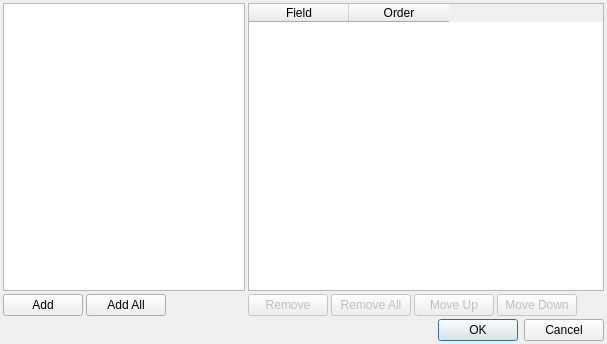
<ui version="4.0" >
 <class>Sorter</class>
 <widget class="QWidget" name="Sorter" >
  <property name="geometry" >
   <rect>
    <x>0</x>
    <y>0</y>
    <width>607</width>
    <height>344</height>
   </rect>
  </property>
  <property name="windowTitle" >
   <string>Table Sorter</string>
  </property>
  <layout class="QGridLayout" >
   <property name="margin" >
    <number>3</number>
   </property>
   <property name="spacing" >
    <number>3</number>
   </property>
   <item row="0" column="0" >
    <layout class="QGridLayout" >
     <property name="margin" >
      <number>0</number>
     </property>
     <property name="spacing" >
      <number>3</number>
     </property>
     <item row="1" column="0" >
      <widget class="QPushButton" name="addButton" >
       <property name="text" >
        <string>Add</string>
       </property>
      </widget>
     </item>
     <item row="0" column="0" colspan="3" >
      <widget class="QListWidget" name="listWidget" />
     </item>
     <item row="1" column="2" >
      <spacer>
       <property name="orientation" >
        <enum>Qt::Horizontal</enum>
       </property>
       <property name="sizeHint" >
        <size>
         <width>40</width>
         <height>20</height>
        </size>
       </property>
      </spacer>
     </item>
     <item row="1" column="1" >
      <widget class="QPushButton" name="addAllButton" >
       <property name="text" >
        <string>Add All</string>
       </property>
      </widget>
     </item>
    </layout>
   </item>
   <item row="0" column="1" >
    <layout class="QGridLayout" >
     <property name="margin" >
      <number>0</number>
     </property>
     <property name="spacing" >
      <number>3</number>
     </property>
     <item row="0" column="0" >
      <widget class="QTableWidget" name="tableWidget" >
       <property name="alternatingRowColors" >
        <bool>true</bool>
       </property>
       <property name="selectionMode" >
        <enum>QAbstractItemView::SingleSelection</enum>
       </property>
       <property name="selectionBehavior" >
        <enum>QAbstractItemView::SelectRows</enum>
       </property>
       <column>
        <property name="text" >
         <string>Field</string>
        </property>
       </column>
       <column>
        <property name="text" >
         <string>Order</string>
        </property>
       </column>
      </widget>
     </item>
     <item row="1" column="0" >
      <layout class="QHBoxLayout" >
       <property name="margin" >
        <number>0</number>
       </property>
       <property name="spacing" >
        <number>3</number>
       </property>
       <item>
        <widget class="QPushButton" name="removeButton" >
         <property name="enabled" >
          <bool>false</bool>
         </property>
         <property name="text" >
          <string>Remove</string>
         </property>
        </widget>
       </item>
       <item>
        <widget class="QPushButton" name="removeAllButton" >
         <property name="enabled" >
          <bool>false</bool>
         </property>
         <property name="text" >
          <string>Remove All</string>
         </property>
        </widget>
       </item>
       <item>
        <widget class="QPushButton" name="moveUpButton" >
         <property name="enabled" >
          <bool>false</bool>
         </property>
         <property name="text" >
          <string>Move Up</string>
         </property>
        </widget>
       </item>
       <item>
        <widget class="QPushButton" name="moveDownButton" >
         <property name="enabled" >
          <bool>false</bool>
         </property>
         <property name="text" >
          <string>Move Down</string>
         </property>
        </widget>
       </item>
       <item>
        <spacer>
         <property name="orientation" >
          <enum>Qt::Horizontal</enum>
         </property>
         <property name="sizeHint" >
          <size>
           <width>40</width>
           <height>20</height>
          </size>
         </property>
        </spacer>
       </item>
      </layout>
     </item>
    </layout>
   </item>
   <item row="1" column="0" >
    <spacer>
     <property name="orientation" >
      <enum>Qt::Horizontal</enum>
     </property>
     <property name="sizeHint" >
      <size>
       <width>40</width>
       <height>20</height>
      </size>
     </property>
    </spacer>
   </item>
   <item row="1" column="1" >
    <widget class="QDialogButtonBox" name="buttonBox" >
     <property name="orientation" >
      <enum>Qt::Horizontal</enum>
     </property>
     <property name="standardButtons" >
      <set>QDialogButtonBox::Cancel|QDialogButtonBox::NoButton|QDialogButtonBox::Ok</set>
     </property>
    </widget>
   </item>
  </layout>
 </widget>
 <resources/>
 <connections/>
</ui>
